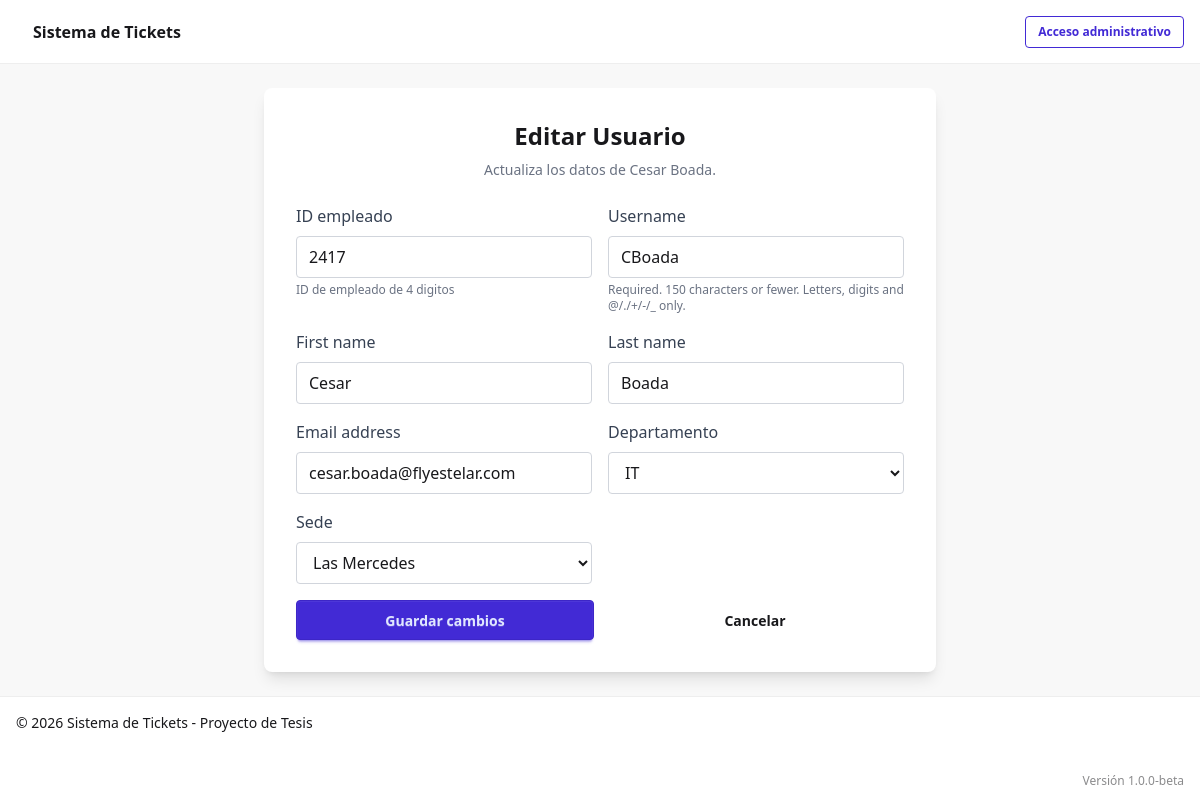
Screenshot of /view/1/edit/ with the database file from the repository.
### users/models.py (models this page shows, shortened)
class usuario(AbstractUser):
    validador_empleado = RegexValidator(
        regex=r'^\d{4}',
        message="el numero de empleado debe tener 4 digitos"
    )
    ID_empleado = models.CharField(
        max_length=4,
        unique=True,
        validators=[validador_empleado],
        help_text="ID de empleado de 4 digitos",
        default="0000"
    )
    USERNAME_FIELD = 'ID_empleado'
    departamento = models.ForeignKey(
        'departamento',
        on_delete=models.SET_NULL,
        null=True,
        related_name='usuarios'
        )
    sede = models.ForeignKey(
        'sede',
        on_delete=models.SET_NULL,
        null=True,
        related_name='usuarios'
        )
    REQUIRED_FIELDS = ['username', 'email']

### users/views.py (the view)
# urls.py: path('view/<int:user_id>/edit/', views.user_edit, name='user_edit'),
def user_edit(request, user_id):
    user_model = get_user_model()
    usuario = get_object_or_404(user_model, pk=user_id)
    if request.method == 'POST':
        form = UsuarioUpdateForm(request.POST, instance=usuario)
        if form.is_valid():
            form.save()
            messages.success(request, 'Usuario actualizado correctamente.')
            return redirect('user_view')
    else:
        form = UsuarioUpdateForm(instance=usuario)
        return render(request, 'user_edit.html', {'form': form, 'usuario': usuario})

### users/forms.py
class UsuarioUpdateForm(forms.ModelForm):
    class Meta:
        model = get_user_model()
        fields = (
            'ID_empleado',
            'username',
            'first_name',
            'last_name',
            'email',
            'departamento',
            'sede',
        )
    def __init__(self, *args, **kwargs):
        super().__init__(*args, **kwargs)
        for field in self.fields.values():
            field.widget.attrs.setdefault(
                'class',
                'w-full px-3 py-2 border border-gray-300 rounded focus:outline-none focus:ring focus:border-blue-300',
            )

### users/models.py (called while the page is built)
    def __str__(self):
        return self.nombre

    def __str__(self):
        return self.nombre

### users/templates/user_edit.html (shortened to what this page needs)
{% extends 'base_login.html' %}
{% block content %}
<div class="flex items-center justify-center h-full">
    <div class="w-full max-w-2xl bg-base-100 p-8 rounded-lg shadow-lg">
        <h2 class="text-2xl font-bold mb-2 text-center">Editar Usuario</h2>
        <p class="text-sm text-gray-500 mb-6 text-center">Actualiza los datos de {{ usuario.get_full_name|default:usuario.username }}.</p>
        <form method="post" class="space-y-4">
            <div class="grid grid-cols-1 md:grid-cols-2 gap-4">
                {% for field in form.visible_fields %}
                    <div>
                        <label for="{{ field.id_for_label }}" class="block text-gray-700 mb-2">{{ field.label }}</label>
                        {{ field }}
                        {% if field.help_text %}
                            <p class="text-xs text-gray-500 mt-1">{{ field.help_text }}</p>
                        {% endif %}
                    </div>
                {% endfor %}
            </div>
            <div class="flex flex-col sm:flex-row gap-3">
                <button type="submit" class="btn btn-primary flex-1">Guardar cambios</button>
                <a href="{% url 'user_view' %}" class="btn btn-ghost flex-1">Cancelar</a>
            </div>
        </form>
    </div>
</div>
{% endblock %}

### rows the page displays
usuario: get_full_name "Cesar Boada", visible_fields "2417" "CBoada" "Cesar" "Boada" "cesar.boada@flyestelar.com" "IT" "Las Mercedes"

### other values shown
{{ field.label }} "ID empleado" "Username" "First name" "Last name" "Email address" "Departamento" "Sede"
{{ field.help_text }} "ID de empleado de 4 digitos" "Required. 150 characters or fewer. Letters, digits and @/./+/-/_ only."
